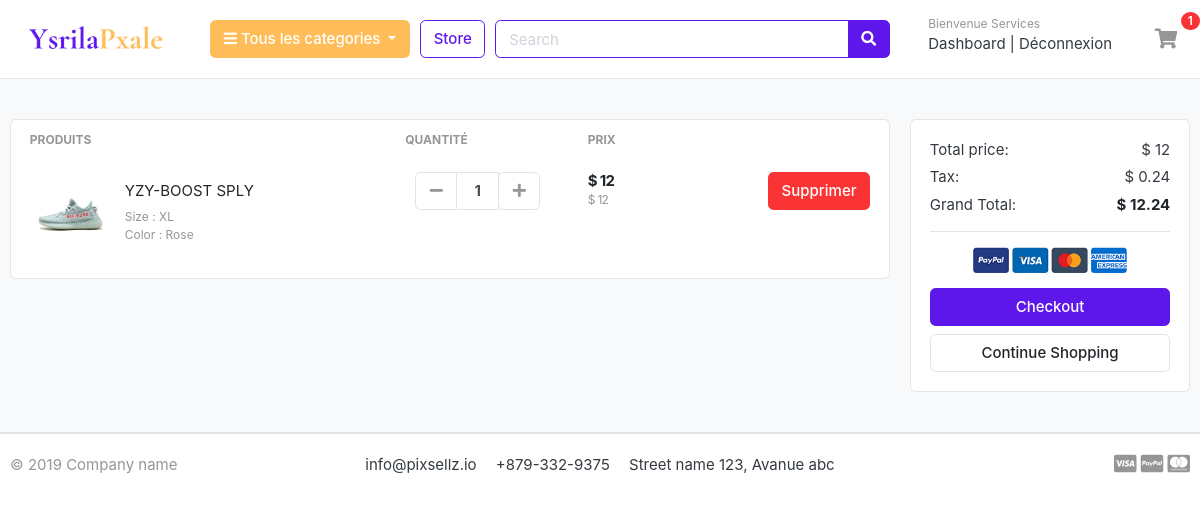
The page /cart/ (signed in) on the database its author committed.
### accounts/models.py (models this page shows, shortened)
class Account(AbstractBaseUser):
	nom = models.CharField(max_length=50)
	prenom = models.CharField(max_length=50)
	username = models.CharField(max_length=50, unique=True)
	email = models.EmailField(max_length=100, unique=True)
	phone_number = models.CharField(max_length=50)
	date_joined = models.DateTimeField(auto_now_add=True)
	last_login = models.DateTimeField(auto_now_add=True)
	is_admin = models.BooleanField(default=False)
	is_active = models.BooleanField(default=False)
	is_superadmin = models.BooleanField(default=False)
	is_staff = models.BooleanField(default=False)
	USERNAME_FIELD = 'email'
	REQUIRED_FIELDS = ['username', 'nom', 'prenom']
	objects = MyAccountManager()

### carts/models.py (models this page shows, shortened)
class CartItem(models.Model):
	user = models.ForeignKey(Account, on_delete=models.CASCADE, null=True)
	product = models.ForeignKey(Product, on_delete=models.CASCADE)
	variations = models.ManyToManyField(Variation, blank=True)
	cart = models.ForeignKey(Cart, on_delete=models.CASCADE, null=True)
	quantity = models.IntegerField()
	is_active = models.BooleanField(default=True)
	def sub_total(self):
		return self.product.price * self.quantity

### store/models.py (models this page shows, shortened)
class Product(models.Model):
	product_name = models.CharField(max_length=200, unique=True)
	slug = models.SlugField(max_length=200, unique=True)
	description = models.TextField(max_length=1000, blank=True)
	price = models.IntegerField()
	images = models.ImageField(upload_to='photos/products')
	stock = models.IntegerField()
	is_available = models.BooleanField(default=True)
	category = models.ForeignKey(Category, on_delete=models.CASCADE)
	created_date = models.DateTimeField(auto_now_add=True)
	modified_date = models.DateTimeField(auto_now=True)
	def get_url(self):
		return reverse('product_detail', args=[self.category.slug, self.slug])

class Variation(models.Model):
	product = models.ForeignKey(Product, on_delete=models.CASCADE)
	variation_category = models.CharField(max_length=100, choices=variation_category_choice)
	variation_value = models.CharField(max_length=100)
	is_active = models.BooleanField(default=True)
	created_date = models.DateTimeField(auto_now=True)
	objects = VariationManager()

### carts/views.py (the view)
# urls.py: path('', views.cart, name='cart'),
def cart(request, total=0, quantity=0, cart_items=None):
	try:
		tax = 0
		grand_total = 0
		if request.user.is_authenticated:
			cart_items = CartItem.objects.filter(user=request.user, is_active=True)
		else:
			cart = Cart.objects.get(cart_id=_cart_id(request))
			cart_items = CartItem.objects.filter(cart=cart, is_active=True)
		for cart_item in cart_items:
			total += (cart_item.product.price * cart_item.quantity)
			quantity += cart_item.quantity
		tax = (2 * total)/100
		grand_total = total + tax
	except ObjectDoesNotExist:
		pass
	context = {
		'total': total,
		'quantity': quantity,
		'cart_items': cart_items,
		'tax':tax,
		'grand_total':grand_total,
	}
	return render(request, 'store/cart.html', context)

### carts/context_processors.py (called while the page is built)
def counter(request):
	cart_count = 0
	if 'admin' in request.path:
		return {}
	else:
		try:
			cart = Cart.objects.filter(cart_id=_cart_id(request))
			if request.user.is_authenticated:
				cart_items = CartItem.objects.all().filter(user=request.user)
			else:
				cart_items = CartItem.objects.all().filter(cart=cart[:1])
			for cart_item in cart_items:
				cart_count += cart_item.quantity
		except Cart.DoesNotExist:
			cart_count = 0
	return dict(cart_count=cart_count)

### carts/views.py (called while the page is built)
def _cart_id(request):
	cart = request.session.session_key
	if not cart:
		cart = request.session.create()
	return cart

### category/context_processors.py (called while the page is built)
def menu_links(request):
	links = Category.objects.all()
	return dict(links=links)

### category/models.py (called while the page is built)
	def get_url(self):
		return reverse('products_by_category', args=[self.slug])

### templates/store/cart.html (shortened to what this page needs)
{% extends 'base.html' %}
{% load static %}
{% block content %}
<section class="section-content padding-y bg">
<div class="container">
{% if not cart_items %}
	<h2 class="text-center">Votre panier d'achat est vide</h2>
	<br>
	<div class="text-center">
		<a href="{% url 'store' %}" class="btn btn-primary">Continuer vos achats</a>
	</div>
{% else %}
<div class="row">
	<aside class="col-lg-9">
<div class="card">
<table class="table table-borderless table-shopping-cart">
<thead class="text-muted">
<tr class="small text-uppercase">
  <th scope="col">Produits</th>
  <th scope="col" width="120">Quantité</th>
  <th scope="col" width="120">Prix</th>
  <th scope="col" class="text-right" width="200"> </th>
</tr>
</thead>
<tbody>
	{% for cart_item in cart_items %}
<tr>
	<td>
		<figure class="itemside align-items-center">
			<div class="aside"><img src="{{ cart_item.product.images.url }}" class="img-sm"></div>
			<figcaption class="info">
				<a href="{{ cart_item.product.get_url }}" class="title text-dark">{{ cart_item.product.product_name }}</a>
				<p class="text-muted small">
					{% if cart_item.variations.all %}
						{% for item in cart_item.variations.all %}
							{{item.variation_category | capfirst}} : {{item.variation_value | capfirst}} <br>
						{% endfor %}
					{% endif %}
				</p>
			</figcaption>
		</figure>
	</td>
	<td>
					<div class="col">
						<div class="input-group input-spinner">
							<div class="input-group-prepend">
							<a href="{% url 'remove_cart' cart_item.product.id cart_item.id %}" class="btn btn-light" type="button" id="button-plus"> <i class="fa fa-minus"></i> </a>
							</div>
							<input type="text" class="form-control"  value="{{ cart_item.quantity }}">
							<div class="input-group-append">
								<form action="{% url 'add_cart' cart_item.product.id %}" method="POST">
									<button class="btn btn-light" type="submit" id="button-minus"> <i class="fa fa-plus"></i> </button>
								</form>
							</div>
						</div>
					</div>
	</td>
	<td>
		<div class="price-wrap">
			<var class="price">$ {{ cart_item.sub_total }}</var>
			<small class="text-muted"> $ {{ cart_item.product.price }} </small>
		</div>
	</td>
	<td class="text-right">
	<a href="{% url 'remove_cart_item' cart_item.product.id cart_item.id%}" onclick="return confirm('Vous êtes sûr de vouloir supprimer ce produit ?')" class="btn btn-danger"> Supprimer</a>
	</td>
</tr>
{% endfor %}
</tbody>
</table>
</div>
	</aside>
	<aside class="col-lg-3">
		<div class="card">
		<div class="card-body">
			<dl class="dlist-align">
			  <dt>Total price:</dt>
			  <dd class="text-right">$ {{ total }}</dd>
			</dl>
			<dl class="dlist-align">
			  <dt>Tax:</dt>
			  <dd class="text-right"> $ {{ tax }}</dd>
			</dl>
			<dl class="dlist-align">
			  <dt>Grand Total:</dt>
			  <dd class="text-right text-dark b"><strong>$ {{ grand_total }}</strong></dd>
			</dl>
			<hr>
			<p class="text-center mb-3">
				<img src="{% static './images/misc/payments.png' %}" height="26">
			</p>
			<a href="{% url 'checkout' %}" class="btn btn-primary btn-block"> Checkout </a>
			<a href="{% url 'store' %}" class="btn btn-light btn-block">Continue Shopping</a>
		</div>
		</div>
</aside>
</div>
{% endif %}
</div>
</section>
{% endblock %}

### templates/includes/navbar.html (shortened to what this page needs)
{% load static %}
<header class="section-header">
<section class="header-main border-bottom">
	<div class="container">
<div class="row align-items-center">
	<div class="col-lg-2 col-md-3 col-6">
		<a href="{% url 'home' %}" class="brand-wrap">
			<img class="logo" src="{% static './images/logo.png' %}">
		</a>
	</div>
	<div class="col-lg col-sm col-md col-6 flex-grow-0">
		<div class="category-wrap dropdown d-inline-block float-right">
			<button type="button" class="btn btn-primary dropdown-toggle" data-toggle="dropdown">
				<i class="fa fa-bars"></i> Tous les categories
			</button>
		</div>
	</div>
	<a href="{% url 'store' %}" class="btn btn-outline-primary">Store</a>
	<div class="col-lg  col-md-6 col-sm-12 col">
		<form action="{% url 'search' %}" class="search" method="GET">
			<div class="input-group w-100">
			    <input type="text" class="form-control" style="width:60%;" placeholder="Search" name="keyword">
			    <div class="input-group-append">
			      <button class="btn btn-primary" type="submit">
			        <i class="fa fa-search"></i>
			      </button>
			    </div>
		    </div>
		</form>
	</div>
	<div class="col-lg-3 col-sm-6 col-8 order-2 order-lg-3">
				<div class="d-flex justify-content-end mb-3 mb-lg-0">
					{%  if user.id is None %}
					<div class="widget-header">
						<small class="title text-muted">Bienvenue invité</small>
						<div>
							<a href="{% url 'login' %}">Connexion</a> <span class="dark-transp"> | </span>
							<a href="{% url 'register' %}">S'enregistrer</a>
						</div>
					</div>
					{% else %}
					<div class="widget-header">
						<small class="title text-muted">Bienvenue {{user.prenom}}</small>
						<div>
							<a href="{% url 'dashboard' %}">Dashboard</a> <span class="dark-transp"> | </span>
							<a href="{% url 'logout' %}">Déconnexion</a>
						</div>
					</div>
					{% endif %}
					<a href="{% url 'cart' %}" class="widget-header pl-3 ml-3">
						<div class="icon icon-sm rounded-circle"><i class="fa fa-shopping-cart"></i></div>
						<span class="badge badge-pill badge-danger notify">{{cart_count}}</span>
					</a>
				</div>
			</div>
</div>
	</div>
</section>
</header>

### static/css/ui.css (style rules this page uses)
html { font-family: "Inter", sans-serif; font-size: 15px; }
.price-wrap { letter-spacing: -0.7px; }
.icon-xs, .icon-sm, .icon-md, .icon-lg { display: inline-block; text-align: center; flex-shrink: 0; flex-grow: 0; }
.icon-sm { width: 48px; height: 48px; line-height: 48px !important; font-size: 20px; }
.img-xs, .img-sm, .img-md, .img-lg { -o-object-fit: cover; object-fit: cover; flex-shrink: 0; flex-grow: 0; }
.img-sm { width: 80px; height: 80px; }
.padding-y { padding-top: 40px; padding-bottom: 40px; }
var { font-style: normal; }
figure { margin-bottom: 0; }
.bg { background-color: #f8f9fa; }
.b { font-weight: 600; }
p:last-child { margin-bottom: 0; }
.header-main { position: relative; padding-top: 1rem; padding-bottom: 1rem; }
.brand-wrap .logo, .navbar-brand .logo { margin-right: 7px; max-height: 42px; display: inline-block; }
.widget-header { display: inline-block; vertical-align: middle; position: relative; }
.widget-header a { color: #343a40; }
.widget-header i { color: #969696; }
.widget-header .title { display: block; }
.widget-header .notify { position: absolute; top: -3px; right: -10px; }
.btn-light { background-color: #fff; border-color: #e4e4e4; }
.btn-light i { color: #969696; }
.itemside { position: relative; display: flex; width: 100%; }
.itemside .aside { position: relative; flex-shrink: 0; }
.itemside .info { padding-left: 15px; padding-right: 7px; }
.itemside p { margin-bottom: 0; }
.itemside .title { display: block; margin-bottom: 5px; color: #212529; }
[class*=dlist-] { margin-bottom: 5px; }
[class*=dlist-] dd { margin-bottom: 0; }
.dlist-align { display: flex; }
.dlist-align dt { width: 150px; word-wrap: break-word; font-weight: normal; }
.dlist-align dd { flex-grow: 1; }
.notify { position: absolute; top: -4px; right: -10px; display: inline-block; padding: 0.25em 0.6em; font-size: 12px; line-height: 1; text-align: center; border-radius: 3rem; color: #fff; background-color: #fa3434; }
.price { font-weight: 600; color: #212529; }
.input-spinner { width: 125px; flex-wrap: nowrap; display: inline-flex; vertical-align: middle; }
.input-spinner input.form-control { text-align: center; max-width: 46px; font-weight: bold; flex-basis: 46px; border-color: #e4e4e4; flex-grow: 0; }
.input-spinner .btn { width: 42px; text-align: center; padding-left: 0.5rem; padding-right: 0.5rem; }
.table-shopping-cart.table td, .table-shopping-cart.table th { padding-left: 1.25rem; padding-right: 1.25rem; }
.table-shopping-cart .price-wrap { line-height: 1.2; }
.table-shopping-cart .price { font-weight: bold; margin-right: 5px; display: block; }
.btn-primary { color: white; background-color: #5e17eb; border-color: #5e17eb; }
.dropdown-toggle { background-color: #ffbd59; border-color: #ffbd59; color: white; }
.btn-outline-primary { background-color: white; border-color: #5e17eb; color: #5e17eb; }
.form-control { border-color: #5e17eb; }

### rows shown on the page
Account: prenom "Services"
CartItem: product.images (picture), product.product_name "YZY-BOOST SPLY", quantity "1", sub_total "12", product.price "12"
Variation: variation_category "Size", variation_value "XL"
Variation: variation_category "Color", variation_value "Rose"

### other values the page prints
{{ cart_count }} "1"
{{ total }} "12"
{{ tax }} "0.24"
{{ grand_total }} "12.24"
